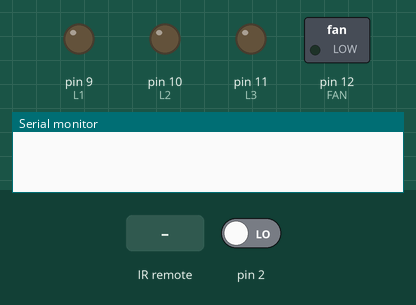
Simulated run of this sketch. Board: Arduino Uno, built with avr-gcc and run on an emulated ATmega328P. On the bench: switched loads named in the sketch (green lamp = pin HIGH), output pins drawn as LEDs (lit = HIGH), the last lines printed to the serial monitor. The inputs (shaded band) are chosen by the test bench; at power-on: pin 2 LOW.

Above: at 1.2 s.
1.3 s: infrared code 0x38863BDC received
At 2.0 s:
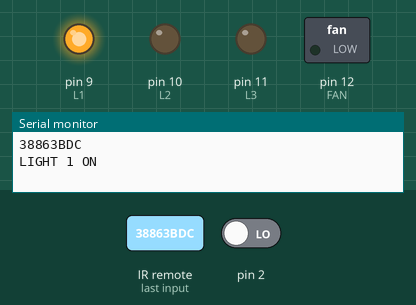
2.8 s: infrared code 0x38863BFE received
At 3.1 s:
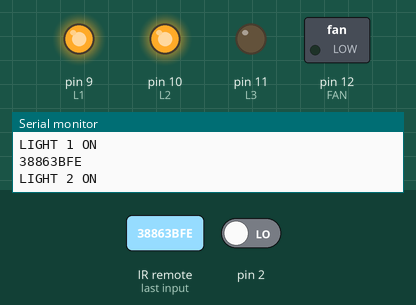
4.3 s: pin 2 driven HIGH
At 5.0 s:
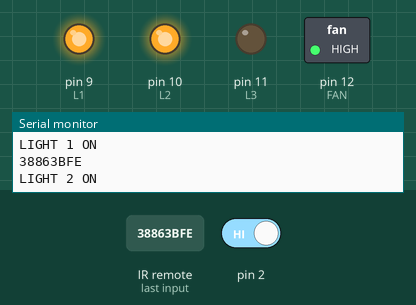
5.8 s: infrared code 0x38863BC6 received
At 6.6 s:
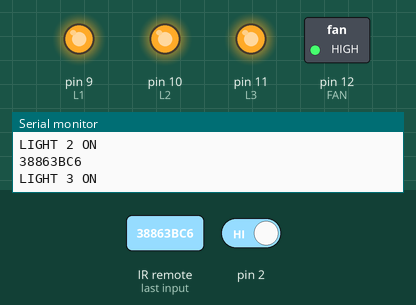
7.3 s: infrared code 0x38863BCC received
At 7.7 s:
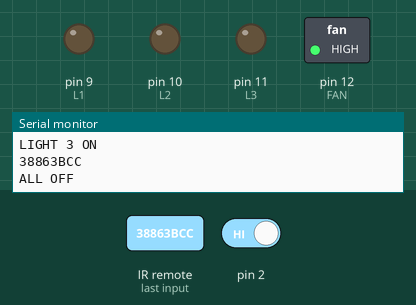
8.8 s: infrared code 0x38863BDC received
At 10.1 s:
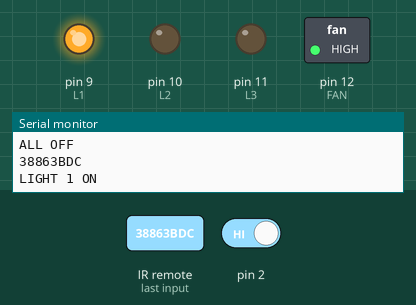
Timing chart, 0 to 11.3 s (numbered marks = the images above; inputs shaded):
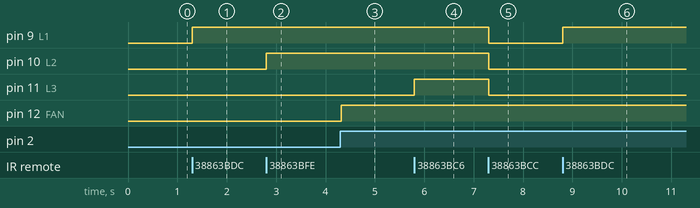

Measured:
- after the input at 1.3 s, pin 9 (L1): LOW → HIGH at once
- after the input at 2.8 s, pin 10 (L2): LOW → HIGH at once
- after the input at 4.3 s, pin 12 (FAN): LOW → HIGH at once
- after the input at 5.8 s, pin 11 (L3): LOW → HIGH at once
- after the input at 7.3 s, pin 9 (L1), pin 10 (L2), pin 11 (L3): HIGH → LOW at once
- after the input at 8.8 s, pin 9 (L1): LOW → HIGH at once

The sketch:

sketch_sep27b.ino
```cpp
#include <IRremote.h>
#include <TimerOne.h>
#define button1 0x38863BDC
#define button2 0x38863BFE
#define button3 0x38863BC6
#define buttonFan 0x38863BFC
#define plus 0x38863BF2
#define minus 0x38863BFA
#define off 0x38863BCC
int RECV_PIN = 3; //5
int L1=9; //15
int L2=10; //16
int L3=11; //17
int FAN= 12; //18
boolean LS1=0;
boolean LS2=0;
boolean LS3=0;
boolean FANS=0;
boolean OFF=0;
int FANSpeed=0;
int prevFANSpeed=1;
volatile int i=0;
volatile boolean zero_cross=0;
int dim = 200;
int prevdim=60;
int freqStep = 100;
IRrecv irrecv(RECV_PIN);
decode_results results;
void setup(){
  irrecv.enableIRIn();
  pinMode(L1, OUTPUT);
  pinMode(L2, OUTPUT);
  pinMode(L3, OUTPUT);
  pinMode(FAN, OUTPUT);
  digitalWrite(L1,LOW);
  digitalWrite(L2,LOW);
  digitalWrite(L3,LOW);
  digitalWrite(FAN,LOW);
  attachInterrupt(0, zero_cross_detect, RISING);
  Timer1.initialize(freqStep);
  Timer1.attachInterrupt(dim_check, freqStep);
  Serial.begin(9600);
}
void zero_cross_detect() {
  zero_cross = true;
    i=0;
    digitalWrite(FAN, LOW);
}
void dim_check() {
  if(zero_cross == true) {
    if(i>=dim) {
      digitalWrite(FAN, HIGH);
      i=0;
      zero_cross = false;
    }
    else {
      i++;
    }
    }
}
void loop() {
  if (irrecv.decode(&results)) {
    Serial.println(results.value,HEX);
    switch(results.value){
      case button1:{
        if(LS1==0){
          Serial.println("LIGHT 1 ON");
          digitalWrite(L1,HIGH);
          LS1=1;
        }
        else{
          Serial.println("LIGHT 1 OFF");
          digitalWrite(L1,LOW);
          LS1=0;
        }
        break;
      }
      case button2:{
        if(LS2==0){
          Serial.println("LIGHT 2 ON");
          digitalWrite(L2,HIGH);
          LS2=1;
        }
        else{
          Serial.println("LIGHT 2 OFF");
          digitalWrite(L2,LOW);
          LS2=0;
        }
        break;
      }
      case button3:{
        if(LS3==0){
          Serial.println("LIGHT 3 ON");
          digitalWrite(L3,HIGH);
          LS3=1;
        }
        else{
          Serial.println("LIGHT 3 OFF");
          digitalWrite(L3,LOW);
          LS3=0;
        }
        break;
      }
      case buttonFan:{
        if(FANS==0){
          dim=prevdim;
          FANSpeed=prevFANSpeed;
          FANS=1;
          Serial.println("FAN ON");
          Serial.print("Fan Speed : ");
          Serial.println(FANSpeed);
          Serial.print("Fan dim : ");
          Serial.println(dim);
        }
        else{
          Serial.println("FAN OFF");
          prevdim=dim;
          prevFANSpeed=FANSpeed;
          dim=200;
          FANS=0;
        }
        break;
      }
      case off:{
        digitalWrite(L1,LOW);
        digitalWrite(L2,LOW);
        digitalWrite(L3,LOW);
        LS1=0;
        LS2=0;
        LS3=0;
        if(dim!=200){
          prevdim=dim;
          prevFANSpeed=FANSpeed;
          dim=200;
          FANS=0;
        }
        Serial.println("ALL OFF");
        break;
      }
      case plus:{
        if(FANS==1){
          if(FANSpeed<5){
            FANSpeed+=1;
            dim-=20;
            Serial.print("Fan Speed : ");
            Serial.println(FANSpeed);
            Serial.print("Fan dim : ");
            Serial.println(dim);
          }
        }
        break;
      }
      case minus:{
        if(FANS==1){
          if(FANSpeed>2){
            FANSpeed-=1;
            dim+=20;
            Serial.print("Fan Speed : ");
            Serial.println(FANSpeed);
            Serial.print("Fan dim : ");
            Serial.println(dim);
          }
        }
        break;
      }
      default:{
        break;
      }
    }
    delay(18);
    irrecv.resume();
  }
}
```
